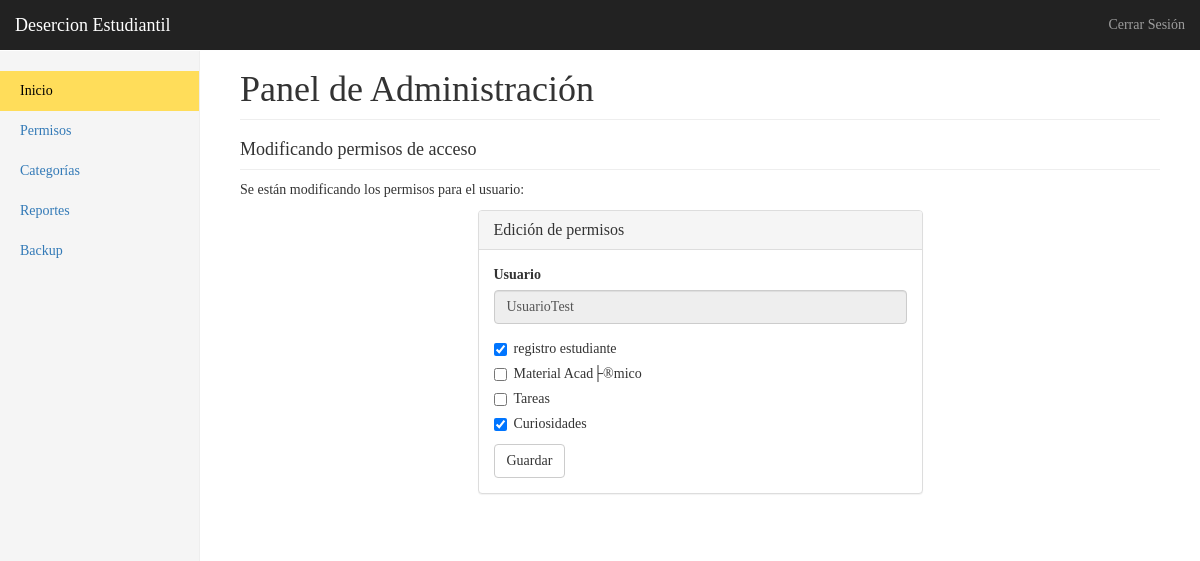
Page /admin/editarPermisos.php?usuario=UsuarioTest (signed in) on the earlier database version.
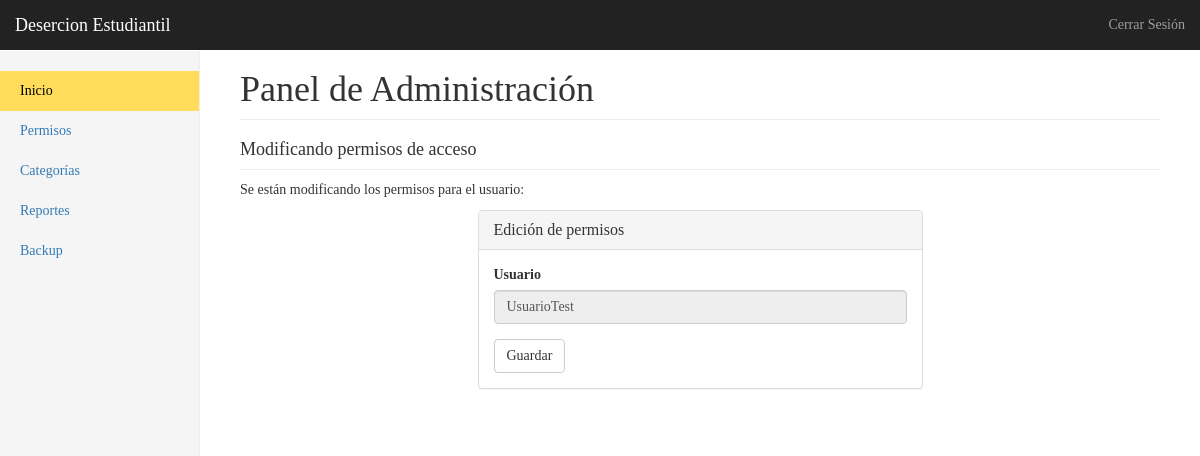
Same page on the later database version.
### tables this page shows
CREATE TABLE categorias(
	ID_Categoria int AUTO_INCREMENT PRIMARY KEY,
	categoria varchar(45) NOT NULL,
	descripcion varchar(255) NOT NULL,
	ruta varchar(40) NOT NULL
);

### scripts/funciones.php (called while the page is built, shortened)
<?php
	$conexion = null;
	function getTodasCategorias()
	{
		global $conexion;
		$respuesta = mysqli_query($conexion, "SELECT * FROM categorias");
		$respuestas_array = array();
		while ($fila = $respuesta->fetch_row())
		  $respuestas_array[] = $fila;
		return $respuestas_array;
	}
	function tienePermiso($usuario, $idCat)
	{
		global $conexion;
		$result = mysqli_query($conexion, "SELECT COUNT(*) AS total FROM permisos WHERE usuario='".$usuario."' AND ID_Categoria=".$idCat);
		$row = mysqli_fetch_assoc($result);
		$numero = $row['total'];
		return $numero > 0;
	}
?>

### admin/editarPermisos.php (the view, shortened to what this page needs)
<?php
  require '../scripts/funciones.php';
  if( isset($_GET['usuario']) )
    $usuario = $_GET['usuario'];
  else header('Location: index.php');
  $categorias = getTodasCategorias();
?>
<!DOCTYPE html>
<html lang="es">
  <head>
    <link rel="stylesheet" href="https://maxcdn.bootstrapcdn.com/bootstrap/3.3.2/css/bootstrap.min.css">
    <link href="../css/dashboard.css" rel="stylesheet">
    <link rel="stylesheet" href="../css/graficas.css">
  </head>
  <body>
    <?php include 'menu-superior.php'; ?>
    <div class="container-fluid">
      <div class="row">
        <?php include 'menu-lateral.php'; ?>
        <div class="col-sm-9 col-sm-offset-3 col-md-10 col-md-offset-2 main">
          <h1 class="page-header">Panel de Administración</h1>
          <h4 class="sub-header">Modificando permisos de acceso</h4>
          <p>Se están modificando los permisos para el usuario:</p>
          <div class="row">
            <div class="col-sm-6 col-sm-offset-3">
            <div class="panel panel-default">
              <div class="panel-heading"><h3 class="panel-title">Edición de permisos</h3></div>
              <div class="panel-body">
                <form action="../scripts/actualizar-permisos.php" method="POST">
                  <div class="form-group">
                    <label for="txtUsuario">Usuario</label>
                    <input type="text" class="form-control" name="txtUsuario" id="txtUsuario" value="<?= $usuario ?>" readonly>
                  </div>
        <?php foreach( $categorias as $categoria ): ?>
                  <div class="checkbox">
                    <label>
                      <input type="checkbox" name="categoria<?= $categoria[0] ?>" <?php if(tienePermiso($usuario, $categoria[0])) echo "checked" ?>> <?= $categoria[1] ?>
                    </label>
                  </div>
        <?php
        	endforeach;
        ?>
                  <button type="submit" class="btn btn-default">Guardar</button>
                </form>
              </div>
            </div>
          </div>
        </div>
        </div>
      </div>
    </div>
  </body>
</html>

### admin/menu-superior.php (shortened to what this page needs)
<nav class="navbar navbar-inverse navbar-fixed-top">
  <div class="container-fluid">
    <div class="navbar-header">
      <a class="navbar-brand" href="#">Desercion Estudiantil</a>
    </div>
    <div id="navbar" class="navbar-collapse collapse">
      <ul class="nav navbar-nav navbar-right">
        <li><a href="#"></a></a></li>
        <li><a href="../scripts/cerrar-sesion.php">Cerrar Sesión</a></li>
      </ul>
    </div>
  </div>
</nav>

Differences in the rows shown:
removed categorias: ID_Categoria "☑", categoria "registro estudiante"
removed categorias: categoria "Material Acad├®mico"
removed categorias: categoria "Tareas"
removed categorias: ID_Categoria "☑", categoria "Curiosidades"
